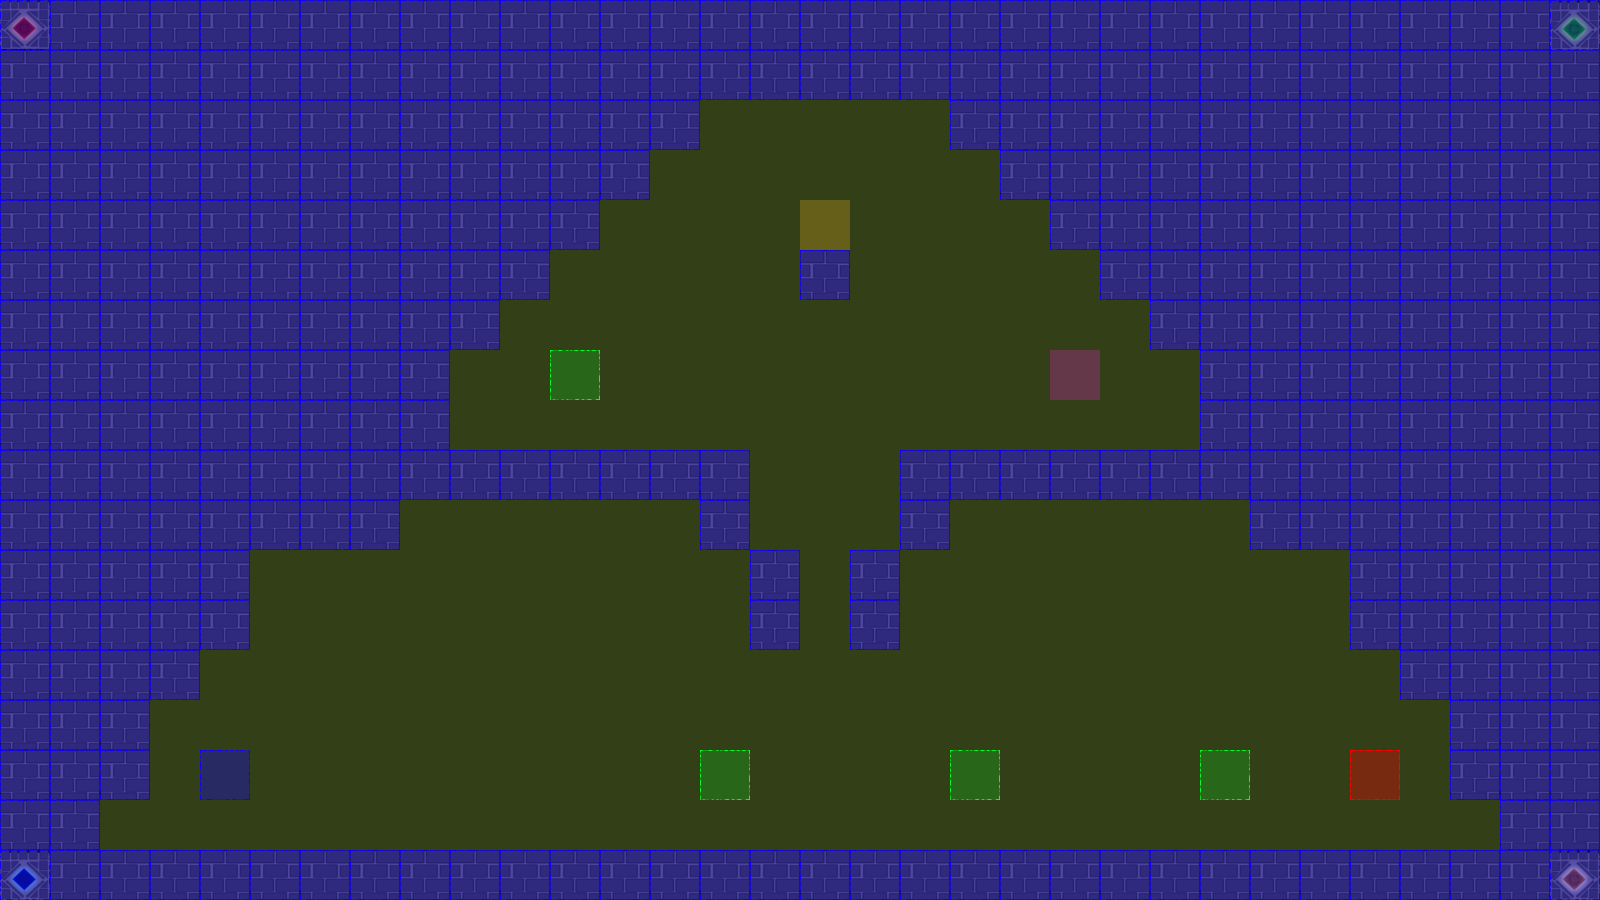

A 2D game scene composited from a Tiled map and its tileset images. What follows is a short description and the map's XML, with each tile layer's data collapsed to a summary:
An orthogonal 32x18 tile map with 50x50 px tiles, 3 tile layers (terrain, collision, event), 2 tilesets.

<map version="1.0" orientation="orthogonal" renderorder="left-up" width="32" height="18" tilewidth="50" tileheight="50" nextobjectid="3">
 <tileset firstgid="1" name="castleTile" tilewidth="50" tileheight="50" tilecount="36" columns="6">
  <image source="tiles/castleTile.png" width="300" height="300" />
 </tileset>
 <tileset firstgid="37" name="collisionTile" tilewidth="50" tileheight="50" tilecount="12" columns="3">
  <image source="tiles/collisionTile.png" width="150" height="200" />
 </tileset>
 <layer name="terrain" width="32" height="18">
  <data>[576 cells, 340 non-empty, 5 distinct tile ids]</data>
 </layer>
 <layer name="collision" width="32" height="18">
  <data>[576 cells, 576 non-empty, 2 distinct tile ids]</data>
 </layer>
 <layer name="event" width="32" height="18">
  <data>[576 cells, 8 non-empty, 5 distinct tile ids]</data>
 </layer>
</map>
